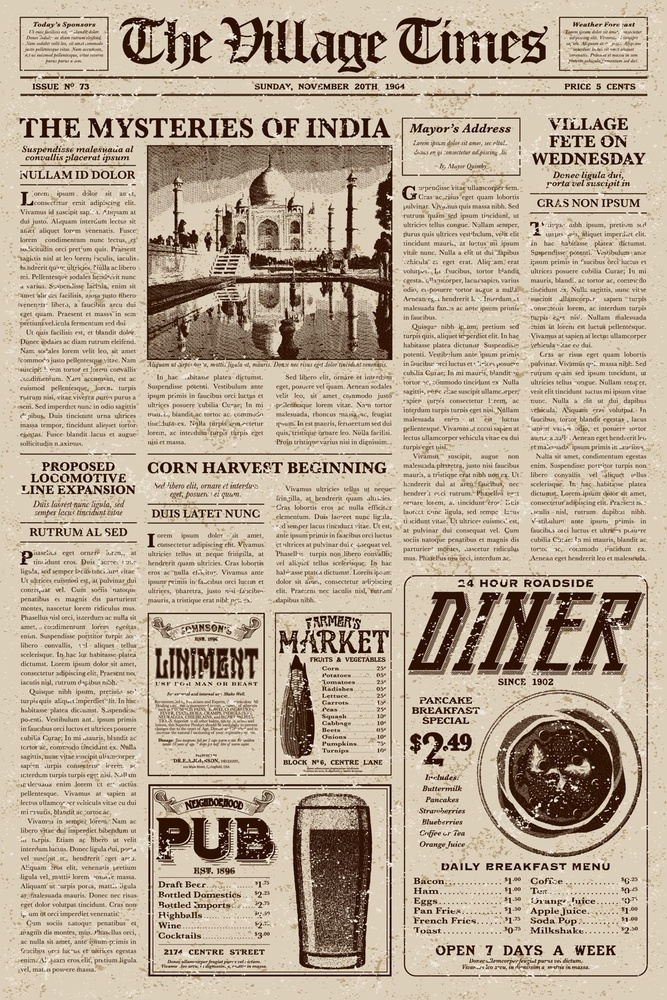
#> input picture img/paper.jpg, 667 x 1000 px, shrunk from 1200 x 1800 before the run
$ python zad4.py
#> lines starting #> are read from the running program, lines starting #| are printed output that depends on the picture
import cv2
img = cv2.imread('img/paper.jpg')
#> img is the input picture: shape (1000, 667, 3); mean B, G, R 152.4, 172.7, 188.4

cv2.imshow('paper.jpg', img)

params = [(11, 21, 7), (11, 41, 21), (11, 61, 39)]

for i, (diameter, sigmaColor, sigmaSpace) in enumerate(params):
    blurred = cv2.bilateralFilter(img, diameter, sigmaColor, sigmaSpace)
    cv2.imshow(f'bblurred{i}', blurred)

ksize = [(3,3),(5,5),(7,7)]

for i, (kX, kY) in enumerate(ksize):

    blur = cv2.blur(img, (kX, kY))
    cv2.imshow(f'blurred{i}', blur)
    mblur = cv2.medianBlur(img, kX)
    cv2.imshow(f'mblur{i}', mblur)
    gblur = cv2.GaussianBlur(img, (kX, kY), 0)
    cv2.imshow(f'gblur{i}', gblur)
#> this loop made 3 passes
#> pass 1, `mblur = cv2.medianBlur(img, kX)`:
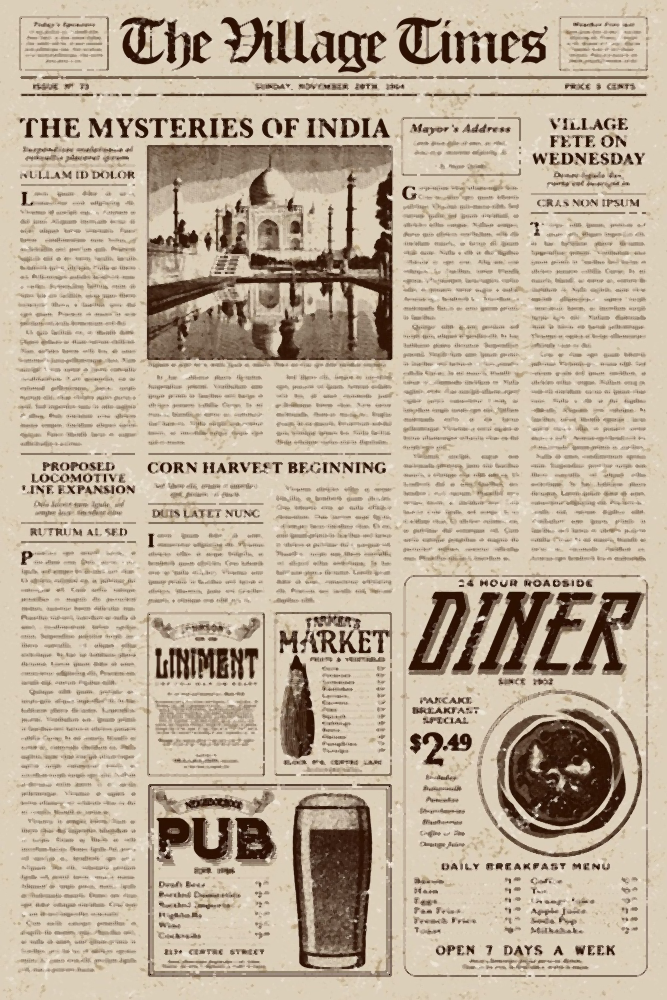
#> mblur: shape (1000, 667, 3); mean B, G, R 154.8, 175.3, 190.9
#> pass 2, `blur = cv2.blur(img, (kX, kY))`:
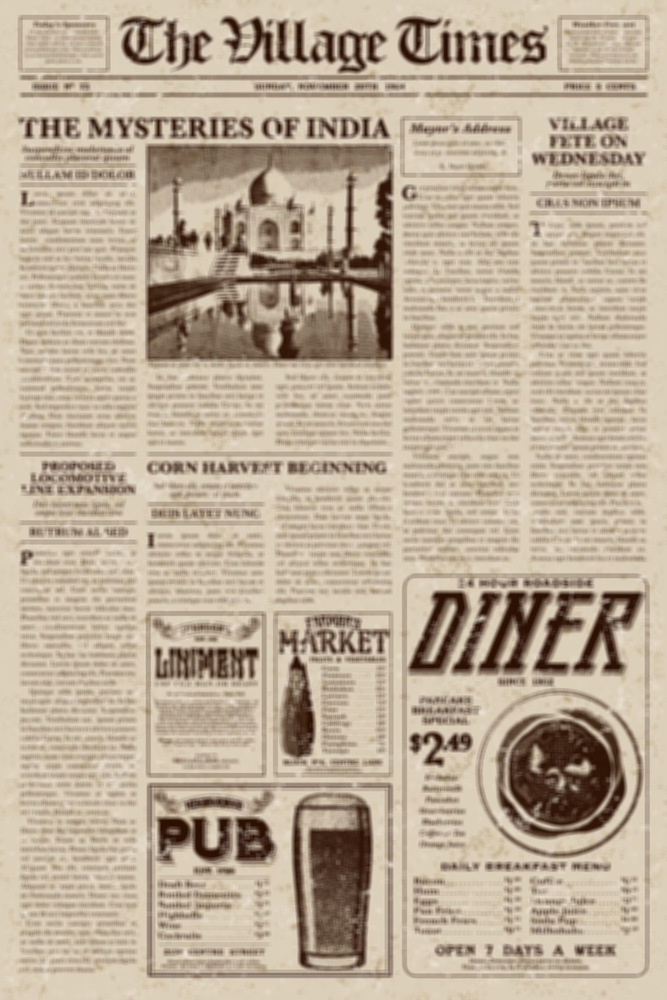
#> blur: shape (1000, 667, 3); mean B, G, R 152.4, 172.7, 188.4

cv2.waitKey(0)

#Blur i Medianblur najbardziej rozmywa tekst
#Bilateral jest doskonały GaussianBlur dla niższych wartości kernela może być
